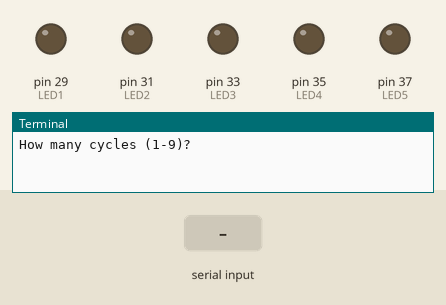
Recording of a program running on a simulated Raspberry Pi (header pin numbers). Parts: output pins drawn as LEDs (lit = HIGH), the last lines printed to the terminal. Inputs (shaded band) come from the test bench. At 19.3 s the program stops and its outputs stay as they are.

Above: at 1.2 s.
1.3 s: "1" typed at the terminal, then Enter
At 2.7 s:
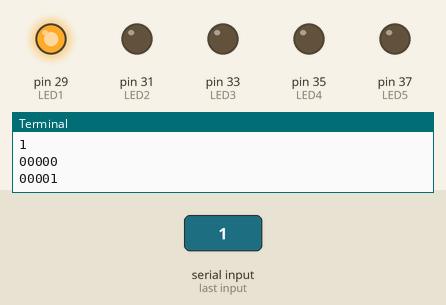
At 18.4 s:
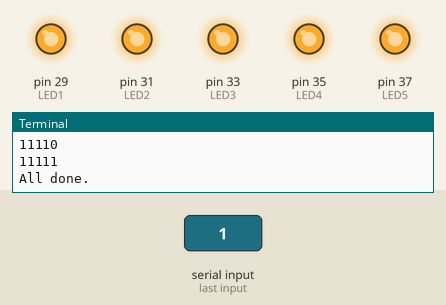
Timing chart, 0 to 20.8 s (numbered marks = the images above; inputs shaded):
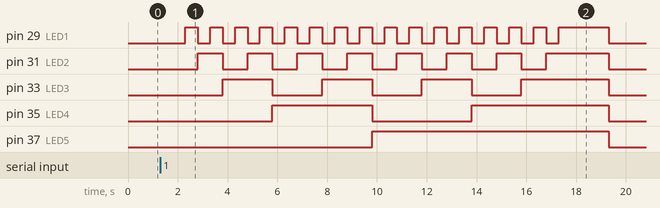

The program:

05b.BinaryCounter.py
```python
import time
import RPi.GPIO as GPIO
GPIO.setmode(GPIO.BOARD)
LED5 = 37
LED4 = 35
LED3 = 33
LED2 = 31
LED1 = 29

GPIO.setup(LED1,GPIO.OUT)
GPIO.setup(LED2,GPIO.OUT)
GPIO.setup(LED3,GPIO.OUT)
GPIO.setup(LED4,GPIO.OUT)
GPIO.setup(LED5,GPIO.OUT)
count =0
counted = 0
answer = 0
resulted = ''

while answer == 0:
    try:
        cycles = int(input('How many cycles (1-9)? '))
        if cycles < 10:
            answer = 1

        if cycles >9:
            print ('Sorry invalid!')

    except Exception as e:
        print ('Invalid!')
        pass
while cycles > 0:
    time.sleep(.5)
    result = ''
    resulted = ''
    if count == 0:
        result = '00000'
    while count > 0:
        result = str(count%2) + result
        count = count //2
    resulted = resulted + str(result)
    if len (resulted) < 1:
        resulted = "00000" + result
    if len (resulted) < 2:
        resulted = "0000" + result
    if len (resulted) < 3:
        resulted = "000" + result
    if len (resulted) < 4:
        resulted = "00" + result
    if len (resulted) < 5:
        resulted = "0" + result


    print (resulted)
    if (resulted[4]) =='1':
        GPIO.output(LED1,1)
    else:
        GPIO.output(LED1,0)
    if (resulted[3]) =='1':
        GPIO.output(LED2,1)
    else:
        GPIO.output(LED2,0)
    if (resulted[2]) =='1':
        GPIO.output(LED3,1)
    else:
        GPIO.output(LED3,0)
    if (resulted[1]) =='1':
        GPIO.output(LED4,1)
    else:
        GPIO.output(LED4,0)
    if (resulted[0]) =='1':
        GPIO.output(LED5,1)
    else:
        GPIO.output(LED5,0)
    counted +=1
    if counted == 32:
        counted = 0

        if cycles > 1:
            print (f'{cycles-1} cycle(s) to go.')
        cycles -= 1
    count = counted
print ('All done.')
time.sleep(2)
GPIO.cleanup()
```

Measured:
- after the input at 1.3 s, pin 29 (LED1): goes 15 × (HIGH 0.50 s, LOW 0.50 s), HIGH 2.0 s, then LOW, starting after 1.0 s; pin 31 (LED2): goes 7 × (HIGH 1.0 s, LOW 1.0 s), HIGH 2.5 s, then LOW, starting after 1.5 s
